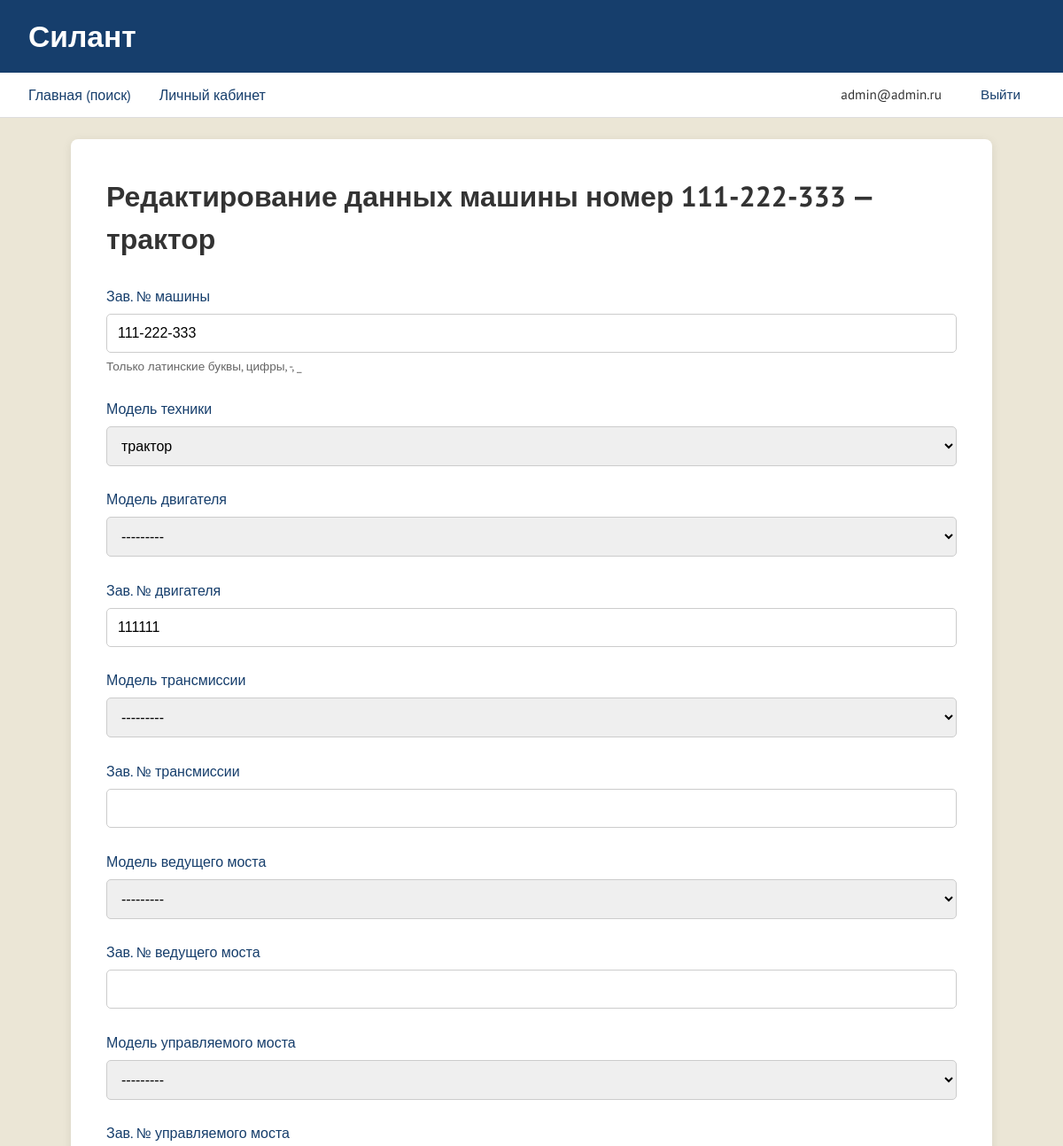
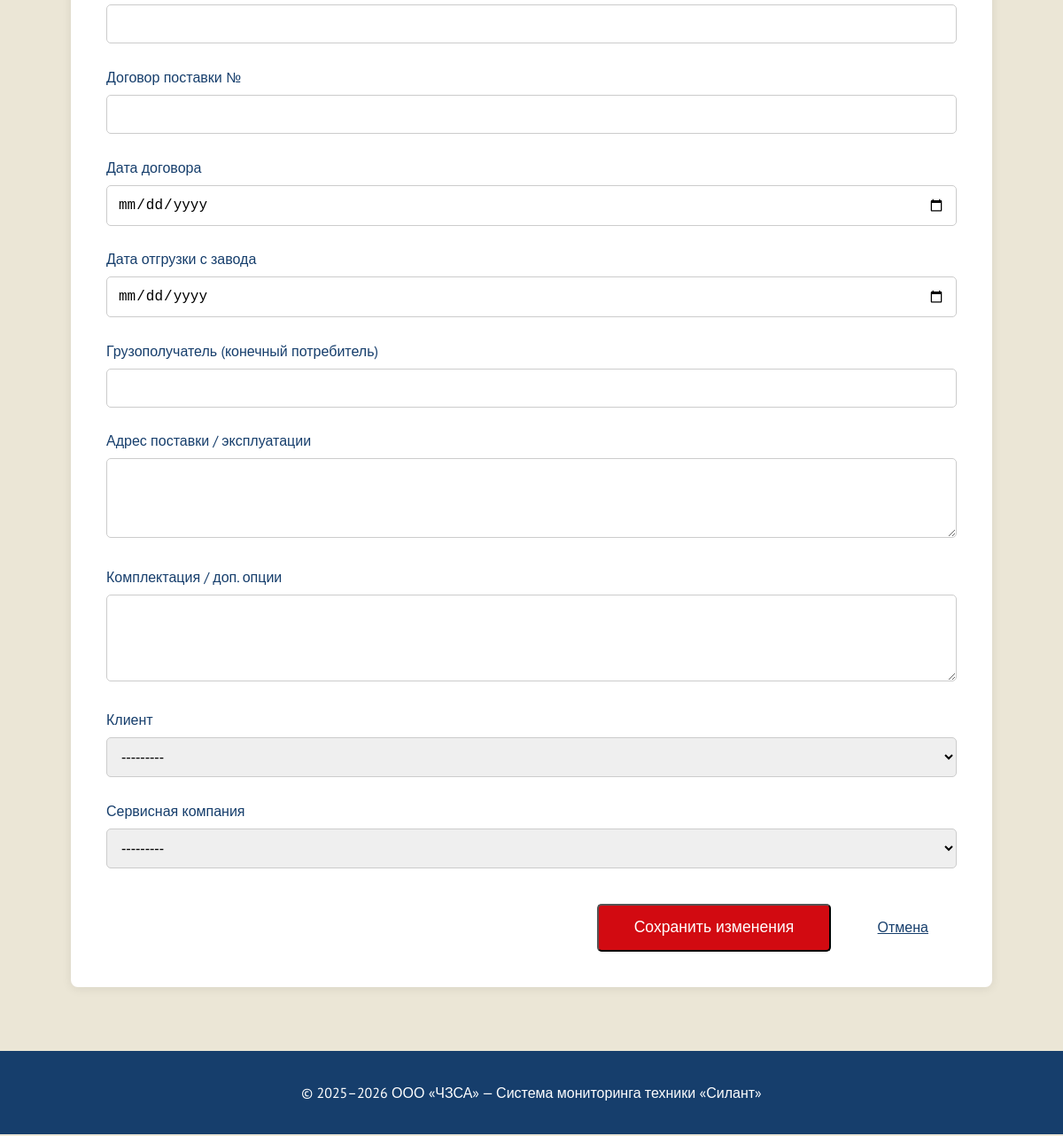
The app's page /machines/111-222-333/edit/ (signed in) with its own data (2 pictures, top to bottom).
### core/models.py (models this page shows)
class User(AbstractUser):
    username = None
    email = models.EmailField(
        _('email адрес'),
        unique=True,
        error_messages={
            'unique': _('Пользователь с таким email уже существует.'),
        },
    )
    USERNAME_FIELD = 'email'
    REQUIRED_FIELDS = []  # можно добавить сюда поля, если захочешь их запрашивать при createsuperuser
    objects = CustomUserManager()
    class Meta:
        verbose_name = _('пользователь')
        verbose_name_plural = _('пользователи')
    def __str__(self):
        return self.email or "Без email"

class Machine(models.Model):
    serial_number = models.CharField(
        _('зав. № машины'),
        max_length=100,
        unique=True,
        db_index=True,
        validators=[serial_number_validator],
        help_text=_('Только латинские буквы, цифры, -, _'),
    )
    model = models.ForeignKey(
        MachineModel, verbose_name=_('модель техники'),
        on_delete=models.PROTECT, related_name='machines'
    )
    engine_model = models.ForeignKey(
        EngineModel, verbose_name=_('модель двигателя'),
        on_delete=models.PROTECT, related_name='machines', null=True, blank=True
    )
    engine_serial = models.CharField(
        _('зав. № двигателя'), max_length=100, blank=True
    )
    transmission_model = models.ForeignKey(
        TransmissionModel, verbose_name=_('модель трансмиссии'),
        on_delete=models.PROTECT, related_name='machines', null=True, blank=True
    )
    transmission_serial = models.CharField(
        _('зав. № трансмиссии'), max_length=100, blank=True
    )
    drive_axle_model = models.ForeignKey(
        DriveAxleModel, verbose_name=_('модель ведущего моста'),
        on_delete=models.PROTECT, related_name='machines', null=True, blank=True
    )
    drive_axle_serial = models.CharField(
        _('зав. № ведущего моста'), max_length=100, blank=True
    )
    steer_axle_model = models.ForeignKey(
        SteerAxleModel, verbose_name=_('модель управляемого моста'),
        on_delete=models.PROTECT, related_name='machines', null=True, blank=True
    )
    steer_axle_serial = models.CharField(
        _('зав. № управляемого моста'), max_length=100, blank=True
    )
    contract_number = models.CharField(
        _('договор поставки №'), max_length=100, blank=True
    )
    contract_date = models.DateField(
        _('дата договора'), null=True, blank=True
    )
    shipment_date = models.DateField(
        _('дата отгрузки с завода'), null=True, blank=True
    )
    consignee = models.CharField(
        _('грузополучатель (конечный потребитель)'), max_length=300, blank=True
    )
    operation_address = models.CharField(
        _('адрес поставки / эксплуатации'), max_length=500, blank=True
    )
    options = models.TextField(
        _('комплектация / доп. опции'), blank=True
    )
    client = models.ForeignKey(
        User, verbose_name=_('клиент'),
        on_delete=models.SET_NULL, null=True, blank=True,
        related_name='client_machines'
    )
    service_company = models.ForeignKey(
        User, verbose_name=_('сервисная компания'),
        on_delete=models.SET_NULL, null=True, blank=True,
        related_name='service_machines'
    )
    created_at = models.DateTimeField(auto_now_add=True)
    updated_at = models.DateTimeField(auto_now=True)
    class Meta:
        verbose_name = _('машина')
        verbose_name_plural = _('машины')
        ordering = ['-shipment_date', 'serial_number']
        indexes = [
            models.Index(fields=['serial_number']),
            models.Index(fields=['shipment_date']),
        ]
    def __str__(self):
        return f"{self.serial_number} — {self.model}"

class Directory(models.Model):
    name = models.CharField(_('название'), max_length=200)
    description = models.TextField(_('описание'), blank=True)
    class Meta:
        abstract = True
    def __str__(self):
        return self.name

class MachineModel(Directory):
    class Meta:
        verbose_name = _('модель техники')
        verbose_name_plural = _('модели техники')
        ordering = ['name']

### core/views.py (the view)
# urls.py: path("machines/<str:serial_number>/edit/", MachineUpdateView.as_view(), name="machine_edit"),
class MachineUpdateView(LoginRequiredMixin, UserPassesTestMixin, UpdateView):
    model = Machine
    form_class = MachineForm
    template_name = 'core/machine_form.html'
    success_url = reverse_lazy('core:dashboard')
    def test_func(self):
        return self.request.user.groups.filter(name='Менеджер').exists()
    def get_object(self, queryset=None):
        return Machine.objects.get(serial_number=self.kwargs['serial_number'])

### core/templates/core/machine_form.html (shortened to what this page needs)
{% extends 'core/base.html' %}
{% block content %}
<div style="background: white; padding: 2.5rem; border-radius: 8px; box-shadow: 0 2px 12px rgba(0,0,0,0.08); max-width: 960px; margin: 0 auto;">
    <h1 style="margin-top: 0; margin-bottom: 1.8rem;">
    {% if title %}
        {{ title }}
    {% else %}
        Редактирование данных машины
    {% endif %}
    {% if object %}
        номер {{ object }}
    {% endif %}
    </h1>
    <form method="post" novalidate>
        {% for field in form %}
            <div class="form-row {% if field.errors %}error{% endif %}">
                <label for="{{ field.id_for_label }}">{{ field.label }}</label>
                {{ field }}
                {% if field.help_text %}
                    <small class="help-text">{{ field.help_text }}</small>
                {% endif %}
            </div>
        {% endfor %}
        <div style="margin-top: 2.5rem; text-align: right;">
            <button type="submit" class="btn" style="padding: 0.9rem 2.5rem; font-size: 1.1rem;">
                {% if title == 'Добавление ТО' %}
                    Создать ТО
                {% elif title == 'Добавление рекламации' %}
                    Создать рекламацию
                {% elif object %}
                    Сохранить изменения
                {% else %}
                    Создать машину
                {% endif %}
            </button>
            <a href="{% url 'core:dashboard' %}" class="btn-outline" style="margin-left: 1rem; padding: 0.9rem 2rem;">
                Отмена
            </a>
        </div>
    </form>
</div>
{% endblock %}

### core/templates/core/base.html (shortened to what this page needs)
<!DOCTYPE html>
<html lang="ru">
<head>
    {% load static %}
</head>
<body>
<header>
    <h1 style="margin:0; font-size:2.1rem;">Силант</h1>
</header>
<nav>
    <div style="display:flex; align-items:center; max-width:1400px; margin:0 auto;">
        {% if user.is_authenticated %}
            <ul>
                <li><a href="{% url 'core:home' %}">Главная (поиск)</a></li>
                <li><a href="{% url 'core:dashboard' %}">Личный кабинет</a></li>
            </ul>
            <div class="user-info">
                {{ user.email }}
                <a href="{% url 'account_logout' %}" class="btn-outline" style="margin-left:1.5rem; padding:0.5rem 1rem;">Выйти</a>
            </div>
        {% else %}
            <ul>
                <li><a href="{% url 'core:home' %}">Главная</a></li>
                <li><a href="{% url 'account_login' %}">Вход</a></li>
            </ul>
        {% endif %}
    </div>
</nav>
<main class="container">
    {% block content %}{% endblock %}
</main>
<footer>
    <p>© 2025–2026 ООО «ЧЗСА» — Система мониторинга техники «Силант»</p>
</footer>
</body>
</html>

### core/templates/core/machine_form.html (style rules this page uses)
.form-row { margin-bottom: 1.6rem; }
.form-row label { display: block; margin-bottom: 0.5rem; font-weight: 500; color: var(--dark-blue); }
.form-row input, .form-row select, .form-row textarea { width: 100%; padding: 0.75rem; border: 1px solid #ccc; border-radius: 5px; font-size: 1rem; box-sizing: border-box; }
.form-row input[type="date"] { padding: 0.75rem; }
.form-row textarea { resize: vertical; min-height: 90px; }
.form-row .help-text { display: block; margin-top: 0.3rem; font-size: 0.85rem; color: #666; }

### records on screen
User: email "admin@admin.ru"
Machine: serial_number+model "111-222-333 — трактор", form "111-222-333" "трактор" "---------" "111111" "---------" "---------" "---------" "---------" "---------"

### other values on screen
{{ field.label }} "Зав. № машины" "Модель техники" "Модель двигателя" "Зав. № двигателя" "Модель трансмиссии" "Зав. № трансмиссии" "Модель ведущего моста" "Зав. № ведущего моста" "Модель управляемого моста" "Зав. № управляемого моста" "Договор поставки №" "Дата договора" "Дата отгрузки с завода" "Грузополучатель (конечный потребитель)" "Адрес поставки / эксплуатации" "Комплектация / доп. опции" "Клиент" "Сервисная компания"
{{ field.help_text }} "Только латинские буквы, цифры, -, _"
